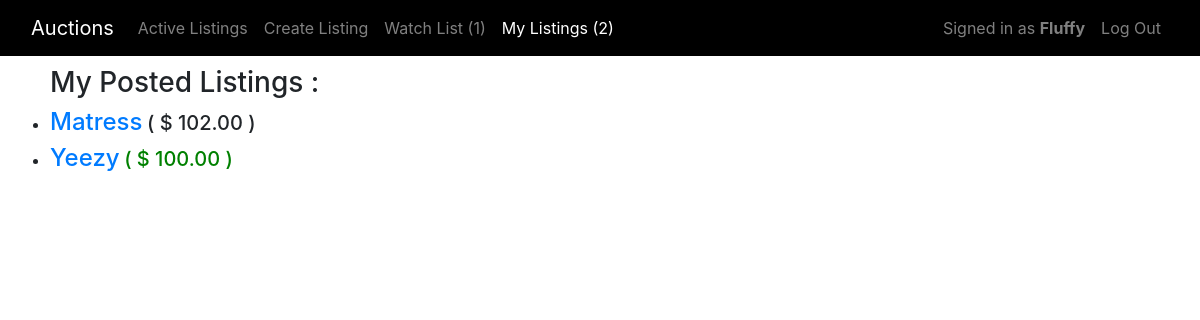
/myListings (signed in), run on an earlier commit of the app's database.
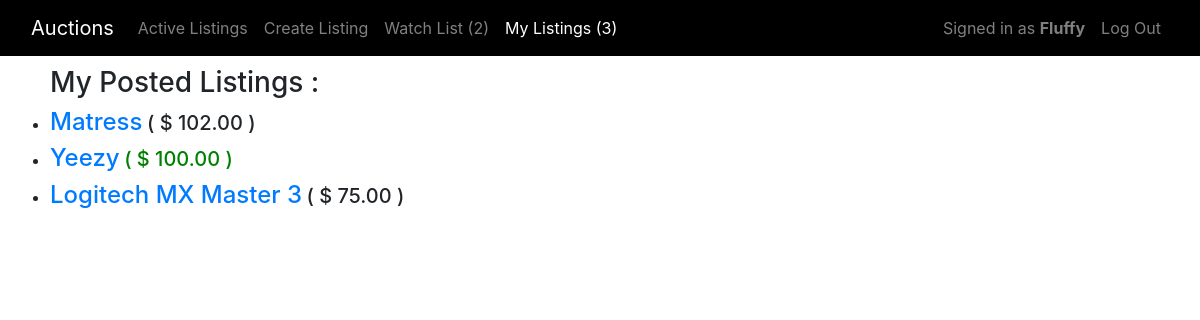
And on a later commit of the database.
### auctions/models.py (models this page shows, shortened)
class User(AbstractUser):
    def __str__(self):
        return f"{self.username}"

class WatchList(models.Model):
    user = models.OneToOneField(User, on_delete=models.CASCADE, related_name='watchlist')
    listings = models.ManyToManyField(Listing, blank=True, related_name='listings')

class Listing(models.Model):
    title = models.CharField(max_length=64)
    user = models.ForeignKey(User, default=1 , on_delete=models.CASCADE, related_name='listings')
    categories = models.ManyToManyField(Category, blank=True, related_name="listings")
    description = models.TextField(max_length=500)
    image = models.URLField(max_length=200, blank=True)
    def __str__(self):
        return f"{self.title}"

class Bid(models.Model):
    listing = models.ForeignKey(Listing,on_delete=models.CASCADE,related_name='bids')
    user = models.ForeignKey(User, on_delete=models.CASCADE, related_name='bids')
    value = models.DecimalField(decimal_places=2, max_digits=9, default=0, validators=[MinValueValidator(0)])
    date = models.DateTimeField(auto_now_add=True)
    is_starting = models.BooleanField(default=False)
    is_current = models.BooleanField(default=False)

### auctions/views.py (the view)
# urls.py: path("myListings", views.myListings, name="myListings")
def myListings(request):
    try:
        listings = Listing.objects.filter(user = request.user)
    except:
        listings = []
    return render(request, "auctions/myListings.html", {
        "listings": listings,
        "current_bids": Bid.objects.filter(is_current = True)
    })

### auctions/templates/auctions/myListings.html (shortened to what this page needs)
{% extends "auctions/layout.html" %}
{% load humanize %}
{% block nav_item_myListings %}active{% endblock nav_item_myListings %}
{% block body %}
    {% if user.is_authenticated %}
    <ul>
        <h3> My Posted Listings :</h3>
        {% for listing in listings %}
            <li>
                <h4 class="watchlist-listing_title"><a href="{% url 'listing' listing %}">{{ listing }}</a></h4>
                <div class="watchlist-listing_current_bid">
                    {% for bid in current_bids %}
                        {% if bid.listing == listing %}
                            {% if bid.is_starting == True %}
                                <h5 class="watchlist-starting-bid"> ( $ {{ bid.value|intcomma }} ) </h5>
                            {% else %}
                                <h5> ( $ {{ bid.value|intcomma }} ) </h5>
                            {% endif %}
                        {% endif %}
                    {% endfor %}
                </div>
            </li>
        {% empty %}
            <li>
                <h6>No Listings Yet</h6>
            </li>
        {% endfor %}
    </ul>
    {% endif %}
{% endblock %}

### auctions/templates/auctions/layout.html (shortened to what this page needs)
{% load static %}
<!DOCTYPE html>
<html lang="en">
    <head>
        <link rel="stylesheet" href="https://stackpath.bootstrapcdn.com/bootstrap/4.4.1/css/bootstrap.min.css">
        <link href="{% static 'auctions/styles.css' %}" rel="stylesheet">
    </head>
    <body>
        <nav class="navbar navbar-expand-lg navbar-dark sticky-top">
            <div class="container-fluid">
                <a class="navbar-brand" href="{% url 'index' %}">Auctions</a>
                <div class="collapse navbar-collapse" id="navbarNavAltMarkup">
                    <ul class="navbar-nav mr-auto">
                        <li class="nav-item {% block nav_item_listings %}{% endblock nav_item_listings %}">
                            <a class="nav-link" aria-current="page" href="{% url 'index' %}">Active Listings</a>
                        </li>
                        {% if user.is_authenticated %}
                        <li class="nav-item {% block nav_item_create %}{% endblock nav_item_create %}">
                            <a class="nav-link" href="{% url 'create' %}">Create Listing</a>
                        </li>
                        <li class="nav-item {% block nav_item_watchlist %}{% endblock nav_item_watchlist %}">
                            <a class="nav-link" href="{% url 'watchlist' %}">
                                Watch List
                                <span>
                                {% if user.watchlist.listings.all.count > 0 %}
                                    ({{ user.watchlist.listings.all.count}})
                                {% else %}
                                    (0)
                                {% endif %}
                                </span>
                            </a>
                        </li>
                        <li class="nav-item {% block nav_item_myListings %}{% endblock nav_item_myListings %}">
                            <a class="nav-link" href="{% url 'myListings' %}">
                                My Listings
                                <span>
                                    {% if user.listings.all.count > 0 %}
                                        ({{ user.listings.all.count}})
                                    {% else %}
                                        (0)
                                    {% endif %}
                                </span>
                            </a>
                        </li>
                        {% endif %}
                    </ul>
                    <ul class="navbar-nav ml-auto">
                        {% if user.is_authenticated %}
                        <li class="nav-item">
                            <a class="nav-link" href="#">
                                    Signed in as <strong>{{ user.username }}</strong>
                            </a>
                        </li>
                        <li class="nav-item">
                            <a class="nav-link" href="{% url 'logout' %}">Log Out</a>
                        </li>
                        {% endif %}
                    </ul>
                </div>
            </div>
        </nav>
        <div class="main">
        {% block body %}
        {% endblock %}
        </div>
    </body>
</html>

What changed in the data, as far as the page shows it:
changed User "Fluffy": watchlist.listings.all.count "1" → "2"; listings.all.count "2" → "3"
added Listing: title "Logitech MX Master 3"
added Bid: value "75.00", shown under "Logitech MX Master 3"
